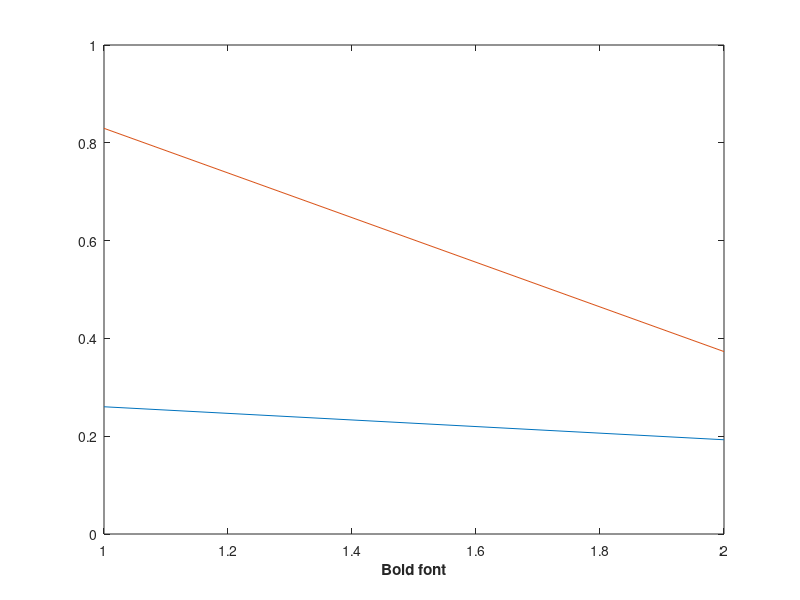

Here is the MATLAB script that generated this plot: (Note: this script raises an error after producing the figure.)
%% Preamble -- not to appear in userguide
hfig = figure;
set(hfig,'units','centimeters','NumberTitle','off','Name','ex07');
pos = get(hfig,'position');
set(hfig,'position',[pos(1:2),4,3]);
%% Everything below appears in userguide
plot(rand(2));
axis([1 2 0 1]);
hx=xlabel('Bold font');
set(hx,'FontWeight','bold');
text(1,0.5,'Demi font','FontWeight','demi');
title('Light font','FontWeight','light');
%% The following is excluded from userguide
matlabfrag('graphics/ex07');